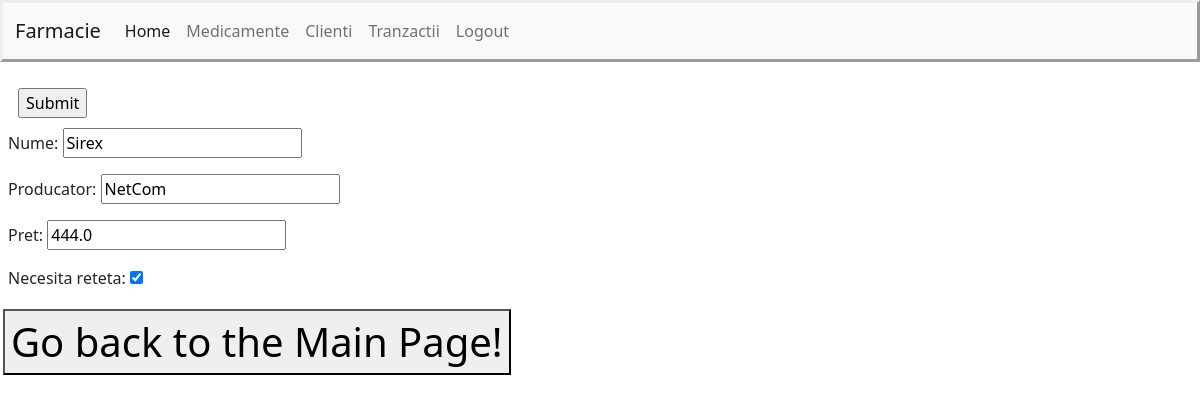
The app's page /update-medicament/5 (signed in) with its own data.
### FarmacieOnline/models.py (models this page shows, shortened)
class Medicament(models.Model):
    id = models.BigAutoField(primary_key=True)
    nume = models.CharField(max_length=50)
    producator = models.CharField(max_length=50)
    pret = models.FloatField(null=True, blank=True)
    necesita_reteta = models.BooleanField(default=False)
    class Meta:
        ordering = ['-nume']  # CLASA ASTA AJUTA PENTRU A SORTA ITEMELE DIN BAZA DE DATE DUPA ANUMITE CAMPURI ALE EI!!!

### FarmacieOnline/views.py (the view)
# urls.py: path('update-medicament/<int:pk>', views.updateMedicament, name='update-medicament'),
@login_required(login_url='login')
def updateMedicament(request, pk: str):
    if request.user.is_superuser:  # E admin, ARE DREPTUL de a modifica medicamente din baza de date
        medicament = Medicament.objects.get(id=pk)
        form = MedicamentForm(instance=medicament)
        if request.method == 'POST':
            form = MedicamentForm(request.POST, instance=medicament)
            if form.is_valid():
                form.save()  # Salvam noua valoare in baza de date
                return redirect('medicamente')
        context = {'form': form,
                   'medicament': medicament}
        return render(request, 'medicament_form.html', context)
    else:
        return redirect('home')

### FarmacieOnline/forms.py
class MedicamentForm(ModelForm):
    class Meta:
        model = Medicament
        fields = '__all__'

### FarmacieOnline/templates/medicament_form.html (shortened to what this page needs)
{% extends "main.html" %}
{% block content %}
    <div>
        <form method="POST" action="">
            <input type="submit" value="Submit" style="margin:10px" title="Adauga medicamentul!">
            {{ form.as_p }}
        </form>
    </div>
{% endblock content %}

### records on screen
Medicament: nume "Sirex", producator "NetCom", pret "444.0", necesita_reteta "☑"
